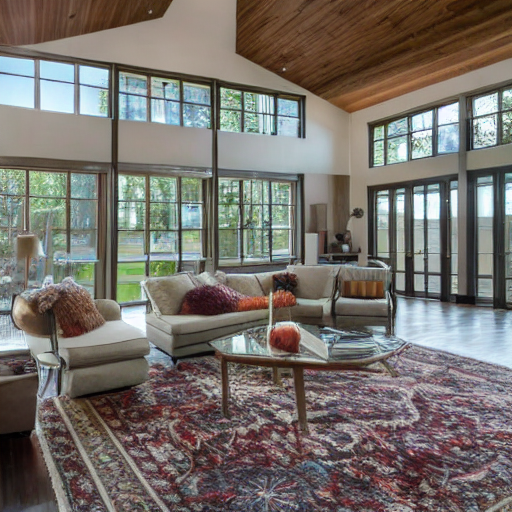
#> input picture pngToBmp/generated-156.png, 512 x 512 px
$ python transform.py generated-156.png
#> lines starting #> are read from the running program, lines starting #| are printed output that depends on the picture
#> in convert_to_bitmap, img is the input picture: PIL image 512x512 RGB; mean R, G, B 118.2, 113, 107.2
#!/usr/bin/env python3
"""
Image to Bitmap Converter
Converts PNG or JPEG images to a bitmap format that fits within a 576x136 window.
"""

import argparse
import os
from PIL import Image


def resize_image(image, max_width=576, max_height=136):
    """
    Resize the image to fit within the specified dimensions while maintaining aspect ratio.

    Args:
        image: PIL Image object
        max_width: Maximum width
        max_height: Maximum height

    Returns:
        Resized PIL Image object
    """
#> called with max_width = 576, max_height = 136
    original_width, original_height = image.size
#> original_width = 512; original_height = 512

    # Calculate the scaling factor to fit within the window
    width_ratio = max_width / original_width
#> width_ratio = 1.12
    height_ratio = max_height / original_height
#> height_ratio = 0.266
    scale_factor = min(width_ratio, height_ratio)
#> scale_factor = 0.266

    # Calculate new dimensions
    new_width = int(original_width * scale_factor)
#> new_width = 136
    new_height = int(original_height * scale_factor)
#> new_height = 136

    # Resize the image
    return image.resize((new_width, new_height), Image.LANCZOS)
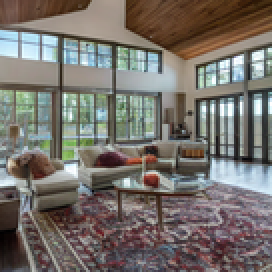
#> returned value: PIL image 136x136 RGB (shown 2 times larger); mean R, G, B 118.2, 113, 107.2


def convert_to_bitmap(input_path, output_path=None):
    """
    Convert an image to monochrome bitmap and save it.

    Args:
        input_path: Path to the input image (PNG or JPEG)
        output_path: Path to save the output bitmap. If None, creates one based on input name.

    Returns:
        Path to the saved bitmap file
    """
    # Check if the input file exists
    if not os.path.exists(input_path):
        raise FileNotFoundError(f"Input file not found: {input_path}")

    # Check if the input file is a PNG or JPEG
    _, ext = os.path.splitext(input_path)
    if ext.lower() not in ['.png', '.jpg', '.jpeg']:
        raise ValueError(f"Unsupported file format: {ext}. Only PNG and JPEG are supported.")

    # Generate output path if not provided
    if output_path is None:
        output_path = os.path.splitext(input_path)[0] + '.bmp'

    # Open the image
    with Image.open(input_path) as img:
        # Resize the image
        resized_img = resize_image(img)

        # Convert to grayscale first
        grayscale_img = resized_img.convert('L')
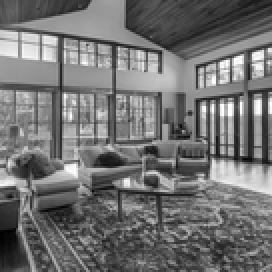
#> grayscale_img: PIL image 136x136 L (shown 2 times larger); min 0, max 255, mean 113.9

        # Convert to monochrome (1-bit) using threshold
        monochrome_img = grayscale_img.convert('1')
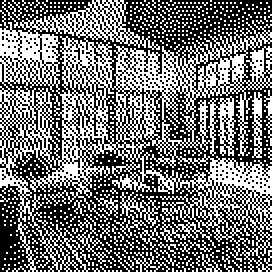
#> monochrome_img: PIL image 136x136 1 (shown 2 times larger); 44.6% white in thin lines or dots

        # Save as monochrome bitmap
        monochrome_img.save(output_path, 'BMP')

    return output_path


def main():
    """Main function to parse arguments and convert the image."""
    parser = argparse.ArgumentParser(description='Convert PNG/JPEG images to bitmap that fits in 576x136 window')
    parser.add_argument('input_image', help='Path to the input PNG or JPEG image')
    parser.add_argument('-o', '--output', help='Path to save the output bitmap (optional)')

    args = parser.parse_args()

    try:
        output_path = convert_to_bitmap(args.input_image, args.output)
        print(f"Image successfully converted and saved to: {output_path}")
    except Exception as e:
        print(f"Error: {e}")
        return 1

    return 0


if __name__ == "__main__":
    exit(main())
#> (the program exits here)
